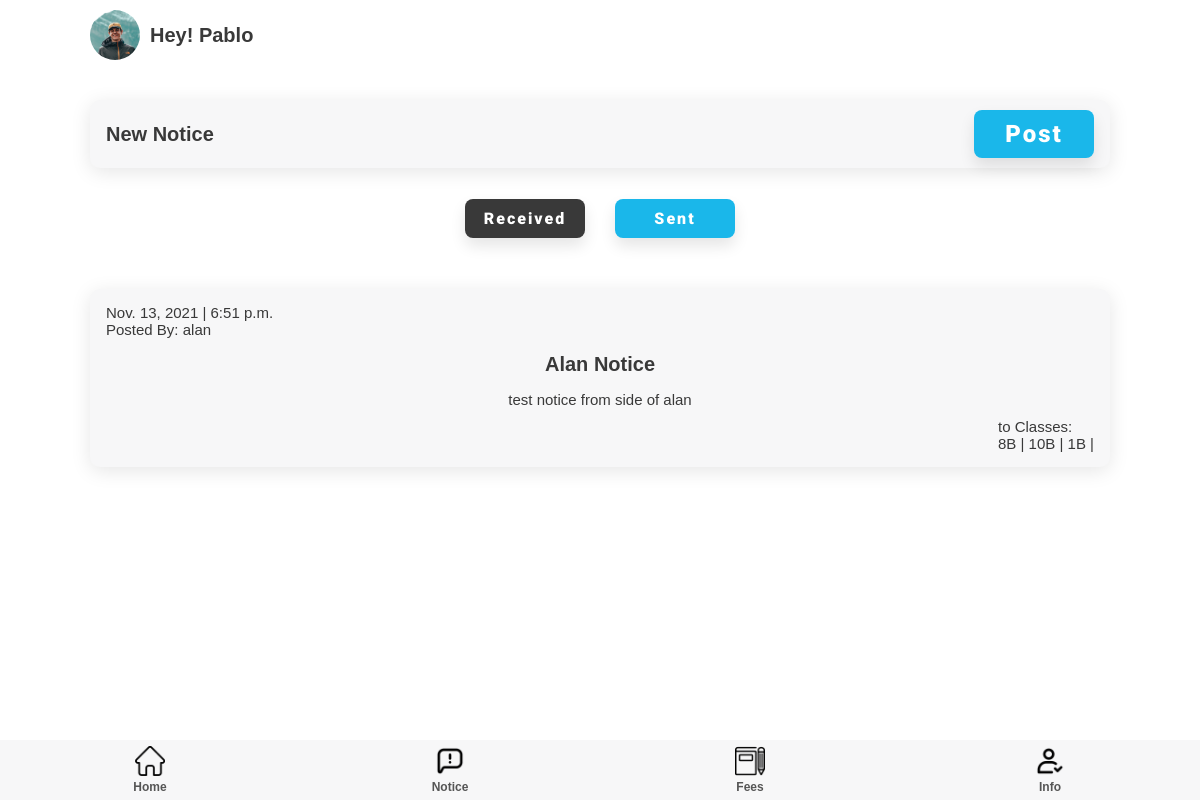
The app's page /notice/superadmin/all (signed in) with its own data.
### notice/models.py (models this page shows)
class notice(models.Model):
        topic = models.CharField(max_length=200)
        desc = models.CharField(max_length=2000)
        date = models.DateTimeField(auto_now=True)
        posted_by = models.ForeignKey(User, on_delete=models.CASCADE, null=True)

class receiver(models.Model):
        note = models.ForeignKey(notice, on_delete=models.CASCADE)
        receiver = models.ForeignKey(classSection, on_delete=models.CASCADE)

### teacher/models.py (models this page shows)
class classSection(models.Model):
    Class = models.IntegerField()
    section = models.CharField(max_length=50)
    teacher = models.OneToOneField(teacher, on_delete=models.PROTECT)

### notice/views.py (the view, shortened to what this page needs)
# urls.py: path('superadmin/<str:category>', views.superAdminNotice, name = 'superAdminNotice'),
def superAdminNotice(request, category):
    print(category)
    user = request.user
    if category == 'all':
        superadminObj = SuperAdmin.objects.get(user = user)
        schoolobj = superadminObj.school
        superadmin_qs = SuperAdmin.objects.filter(school = schoolobj).exclude(user = user)
        print(type(superadmin_qs))
        notice_qs = []
        for superadmin in superadmin_qs:
            notice_q = notice.objects.filter(posted_by = superadmin.user).values()
            print(notice_q)
            for item in notice_q:
                notice_qs.append(item)
        print(notice_qs)
        for notice_q in notice_qs:
            notice_q["receiver"] = receiver.objects.filter(note = notice_q["id"])
            notice_q["posted_by"] = User.objects.get(id = notice_q["posted_by_id"]).username
        print("last notice_qs: ", notice_qs)
        notice_qs.reverse()
        return render(request, 'superNotice.html', {'notices': notice_qs, 'superadmin': superadminObj, 'category': category})

### templates/superadmin/superNotice.html
{% extends 'adminhome.html' %} {% load static %} {% block extra-head %}
<link rel="stylesheet" href="{% static '/css/attendance.css' %}" />
<link rel="stylesheet" href="{% static '/css/notice.css' %}" />
{% endblock extra-head %}
{% block content %}
<section id="main">
  <section id="start-att">
    <div class="component-back">
      <div>
        <h2>New Notice</h2>
      </div>
      <a href="{% url 'notice:createNotice' %}">
        <button class="btn btn-lg">Post</button>
      </a>
    </div>
  </section>
  <section class="notice-toggle">
    <div class="notice-buttons">
      <a href="{% url 'notice:superAdminNotice' "all" %}">
      <button class="btn btn-md {% if category == "all" %}btn-black{% endif %}">Received</button>
      </a>
      <a href="{% url 'notice:superAdminNotice' "sent" %}">
      <button class="btn btn-md {% if category == "sent" %}btn-black{% endif %}">Sent</button>
      </a>
    </div>
  </section>
  <section id="home-menu">
    <div class="home-menu">
      {% for notice in notices %}
      <div class="menu-list notice-list">
        <p>{{ notice.date.date }} | {{ notice.date.time }} <br />
        {% if notice.posted_by %}<span>Posted By: {{notice.posted_by}}</span>{% endif %}
        </p>
        <h2>{{ notice.topic }}</h2>
        <p>{{ notice.desc }}</p>
        <p>to Classes: <br /> {% for class in notice.receiver %}{{class.receiver.Class}}{{class.receiver.section}} | {% endfor %}</p>
      </div>
      {% endfor %}
    </div>
  </section>
</section>
{% endblock content %}

### templates/superadmin/adminhome.html (shortened to what this page needs)
{% load static %}
<!DOCTYPE html>
<html lang="en">
{% block head %}
  <head>
    <link
      rel="stylesheet"
      href="https://cdnjs.cloudflare.com/ajax/libs/font-awesome/6.0.0-beta2/css/all.min.css"
    />
    <link rel="stylesheet" href="{% static 'css/style.css' %}" />
    {% block extra-head %}{% endblock extra-head %}
  </head>
{% endblock head %}
  <body>
    <section id="main">
    {% block nav %}
      <section id="nav">
        <nav class="top-navbar">
          <div class="topnav-profile">
            <div class="profile-picture">
              <img src="{% static 'img/profile.jpg' %}" />
            </div>
            <h2>Hey! <span id="topnav-username">{{ user.username }}</span></h2>
          </div>
        </nav>
      </section>
      {% endblock nav %}
      {% block content %}{% endblock content %}
      {% block bottom-nav %}
      <section id="bottom-nav">
        <nav class="bottom-navbar">
          <div class="nav-links">
            <div class="nav-button">
              <a href="{% url 'superadmin:adminhome' %}">
                <img src="{% static '/img/home.png' %}" />
                <h5 class="faded">Home</h5>
              </a>
            </div>
            <div class="nav-button">
              <a href="{% url 'notice:superAdminNotice' 'all' %}">
                <img src="{% static '/img/notice.png' %}" />
                <h5 class="faded">Notice</h5>
              </a>
            </div>
            <div class="nav-button">
              <a href="script:javascript.void(0)">
                <img src="{% static '/img/homework.png' %}" />
                <h5 class="faded">Fees</h5>
              </a>
            </div>
            <div class="nav-button">
              <a href="{% url 'superadmin:info' %}">
                <img src="{% static '/img/check.png' %}" />
                <h5 class="faded">Info</h5>
              </a>
            </div>
          </div>
        </nav>
      </section>
      {% endblock bottom-nav %}
    </section>
  </body>
</html>

### static/css/style.css (style rules this page uses)
:root { --dark-green: #1ab7ea; --light-green: #9cdabd; --dark-red: #fb3f4a; --light-red: #fb878e; --light-red: #2196f3; --light-grey: #f7f7f8; --dark-grey: #e7e7e8; --dark: #393939; --faded: #555555; --center-width: 85%; }
* { box-sizing: border-box; margin: 0; padding: 0; }
body { font-family: "Arial", sans-serif; -webkit-font-smoothing: antialiased; }
a { text-decoration: none; }
* { margin: 0; padding: 0; }
#main { margin: auto; margin-bottom: 60px; width: 100%; background-color: #fff; }
#nav { margin-bottom: 30px; }
.top-navbar { margin: auto; display: flex; justify-content: space-between; align-items: center; align-content: center; width: var(--center-width); }
.topnav-profile { display: flex; align-items: center; padding: 10px 0; }
.topnav-profile > h2 { margin: 0 10px; }
.profile-picture { height: 50px; width: 50px; }
.profile-picture img { height: 100%; width: 100%; border-radius: 50px; object-fit: cover; }
.home-menu, .goto { margin: 35px auto 0; width: var(--center-width); display: flex; flex-direction: column; justify-content: space-between; }
.menu-list, .component-back { background-color: var(--light-grey); border-radius: 10px; display: flex; justify-content: space-between; align-items: center; margin: 1em 0; padding: 10px 16px; transition: all 0.5s ease 0s; box-shadow: 0px 4px 20px rgba(0, 0, 0, 0.1); }
.bottom-navbar { margin: auto; position: fixed; bottom: 0; background-color: var(--light-grey); height: 60px; width: 100%; }
.nav-links { margin: auto; width: var(--center-width); display: flex; justify-content: space-between; width: 100%; }
.nav-button { height: 60px; width: 25%; display: flex; flex-direction: column; justify-content: space-around; align-items: center; transition: all 0.3s ease-in-out 0.1s; }
.nav-button > a { width: 100%; text-align: center; }
.nav-button img { height: 30px; }
.btn { display: inline-block; background: var(--dark-green); color: #fff; padding: 10px 15px; min-width: 120px; font-size: 1rem; text-align: center; border: none; cursor: pointer; outline: none; box-shadow: 0px 8px 15px rgba(0, 0, 0, 0.1); transition: all 0.3s ease 0s; border-radius: 8px; letter-spacing: 2px; font-family: "Roboto", sans-serif; font-weight: 900; }
.btn-lg { font-size: 1.5rem; }
.btn-md { font-size: 1rem; }
.btn-black { background-color: var(--dark); color: #fff; }
.btn-black { background-color: var(--dark); }
p { color: var(--dark); font-size: 15px; font-weight: 300; }
h2 { color: var(--dark); text-transform: capitalize; font-size: 20px; font-weight: 600; }
h5 { color: var(--dark); font-size: 12px; font-weight: 600; }
.faded { color: var(--faded); }

### static/css/attendance.css (style rules this page uses)
#start-att { width: 85%; margin: auto; }

### static/css/notice.css (style rules this page uses)
.notice-list { flex-direction: column; }
.notice-list > p:nth-child(1) { align-self: baseline; }
.notice-list > p:nth-child(4) { align-self: end; }
.notice-list > * { margin: 5px 0px; }
.notice-list h2 { margin: 10px 0; }
.notice-toggle { margin: auto; }
.notice-buttons { display: flex; justify-content: center; }
.notice-toggle .notice-buttons .btn { margin: 15px 15px 0 15px; }

### records on screen
notice: date "Nov. 13, 2021", date.time "6:51 p.m.", posted_by "alan", topic "Alan Notice", desc "test notice from side of alan"
receiver: receiver.Class "8", receiver.section "B"
receiver: receiver.Class "10", receiver.section "B"
receiver: receiver.Class "1", receiver.section "B"

### other values on screen
{{ user.username }} "Pablo"
